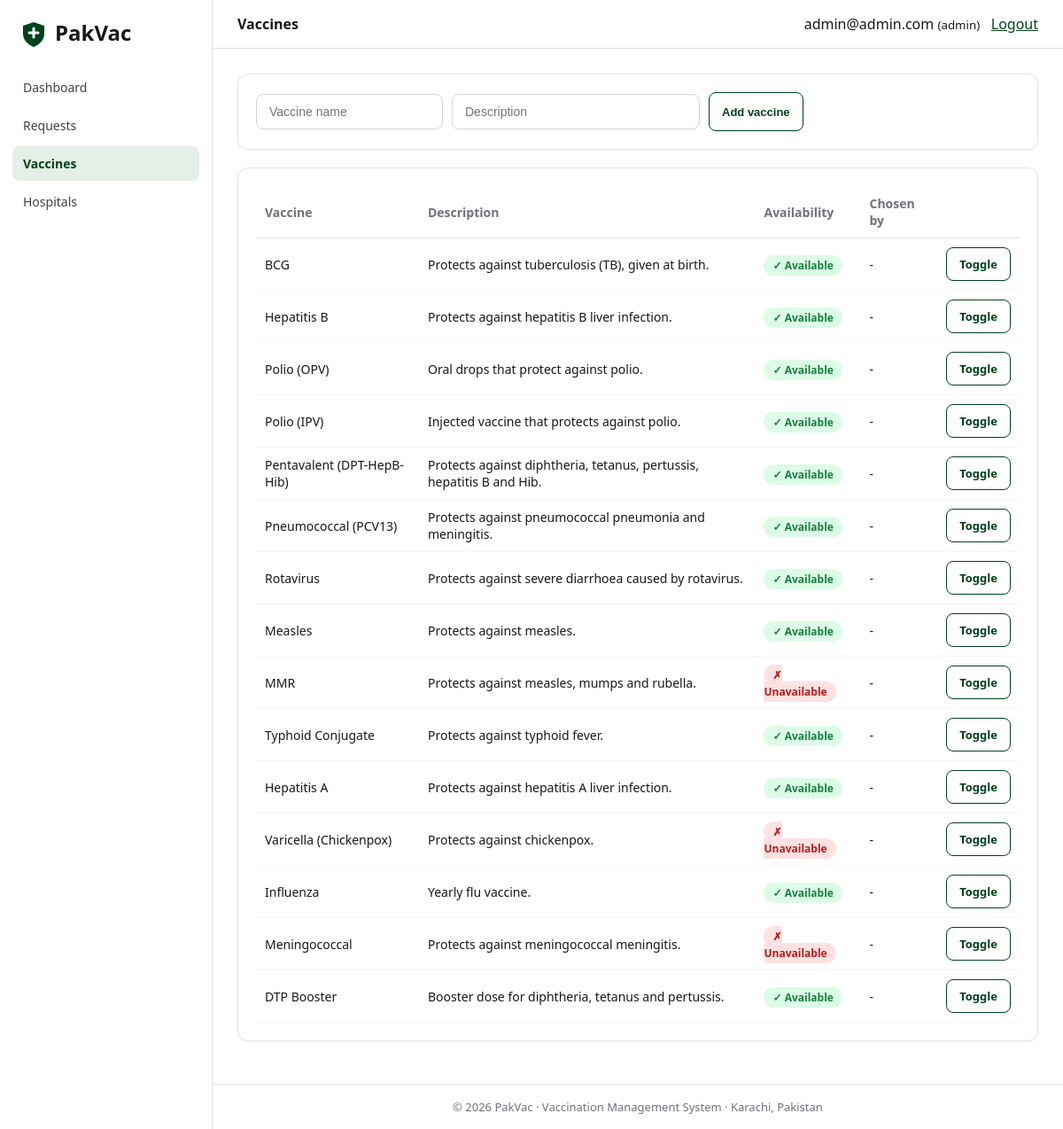
Page /admin/manage-vaccines.php (signed in) on the committed database.
### tables this page shows
CREATE TABLE IF NOT EXISTS vaccines (
    vaccine_id INT AUTO_INCREMENT PRIMARY KEY,
    vaccine_name VARCHAR(100) NOT NULL,
    description TEXT,
    status ENUM('Available', 'Unavailable') DEFAULT 'Available',
    created_at TIMESTAMP DEFAULT CURRENT_TIMESTAMP
);

### admin/manage-vaccines.php (the view, shortened to what this page needs)
<?php
require_once '../config/db.php'; need('admin');
$title = 'Vaccines'; include '../includes/header.php';
echo "<div class='card'><form method='post' class='row'><input name='vaccine_name' placeholder='Vaccine name' required>
<input name='description' placeholder='Description' style='min-width:280px'><button>Add vaccine</button></form></div>";
$by = [];
echo "<div class='card'><table><tr><th>Vaccine</th><th>Description</th><th>Availability</th><th>Chosen by</th><th></th></tr>";
foreach (q("SELECT * FROM vaccines")->fetchAll() as $v) {
  $mark = $v['status'] == 'Available' ? "<span class='badge ok'>✓ Available</span>" : "<span class='badge bad'>✗ Unavailable</span>";
  echo "<tr><td>" . e($v['vaccine_name']) . "</td><td>" . e($v['description']) . "</td><td>$mark</td>
  <td>" . (isset($by[$v['vaccine_id']]) ? implode(' ', $by[$v['vaccine_id']]) : '-') . "</td>
  <td><a class='btn' href='?toggle={$v['vaccine_id']}'>Toggle</a></td></tr>";
}
echo "</table></div>";
include '../includes/footer.php';

### assets/css/style.css (style rules this page uses)
* { box-sizing: border-box }
body { margin: 0; font-family: system-ui, sans-serif; background: #fff; color: #18181b; display: flex; min-height: 100vh }
.card { background: #fff; border: 1px solid #e4e4e7; border-radius: 12px; padding: 20px; margin-bottom: 20px; box-shadow: 0 1px 2px #0000000d; overflow-x: auto }
table { width: 100%; border-collapse: collapse; font-size: 14px }
th { text-align: left; color: #71717a; font-weight: 600; padding: 10px; border-bottom: 1px solid #e4e4e7 }
td { padding: 10px; border-bottom: 1px solid #f4f4f5 }
input, select { max-width: 100%; padding: 9px 12px; border: 1px solid #d4d4d8; border-radius: 8px; font-size: 14px }
button, .btn { background: #01411c; color: #fff; border: 0; padding: 9px 14px; border-radius: 8px; font-size: 13px; font-weight: 600; cursor: pointer; text-decoration: none; display: inline-block }
.row { display: flex; gap: 10px; flex-wrap: wrap }
.badge { padding: 3px 10px; border-radius: 99px; font-size: 12px; font-weight: 600 }
.ok { background: #dcfce7; color: #15803d }
.bad { background: #fee2e2; color: #b91c1c }
input { padding: 11px 14px; margin: 2px 0 }
button, .btn { background: #fff; color: #01411c; border: 1.5px solid #01411c; transition: background .15s, color .15s }

### rows in the picture
vaccines: vaccine_name "BCG", description "Protects against tuberculosis (TB), given at birth.", status "✓ Available"
vaccines: vaccine_name "Hepatitis B", description "Protects against hepatitis B liver infection.", status "✓ Available"
vaccines: vaccine_name "Polio (OPV)", description "Oral drops that protect against polio.", status "✓ Available"
vaccines: vaccine_name "Polio (IPV)", description "Injected vaccine that protects against polio.", status "✓ Available"
vaccines: vaccine_name "Pentavalent (DPT-HepB-Hib)", description "Protects against diphtheria, tetanus, pertussis, hepatitis B and Hib.", status "✓ Available"
vaccines: vaccine_name "Pneumococcal (PCV13)", description "Protects against pneumococcal pneumonia and meningitis.", status "✓ Available"
vaccines: vaccine_name "Rotavirus", description "Protects against severe diarrhoea caused by rotavirus.", status "✓ Available"
vaccines: vaccine_name "Measles", description "Protects against measles.", status "✓ Available"
vaccines: vaccine_name "MMR", description "Protects against measles, mumps and rubella.", status "✗ Unavailable"
vaccines: vaccine_name "Typhoid Conjugate", description "Protects against typhoid fever.", status "✓ Available"
vaccines: vaccine_name "Hepatitis A", description "Protects against hepatitis A liver infection.", status "✓ Available"
vaccines: vaccine_name "Varicella (Chickenpox)", description "Protects against chickenpox.", status "✗ Unavailable"
vaccines: vaccine_name "Influenza", description "Yearly flu vaccine.", status "✓ Available"
vaccines: vaccine_name "Meningococcal", description "Protects against meningococcal meningitis.", status "✗ Unavailable"
vaccines: vaccine_name "DTP Booster", description "Booster dose for diphtheria, tetanus and pertussis.", status "✓ Available"

### other values in the picture
$label "Dashboard"
$label "Requests"
$label "Vaccines"
$label "Hospitals"
$title "Vaccines"
$u['name'] "admin@admin.com"
$u['role'] "admin"
